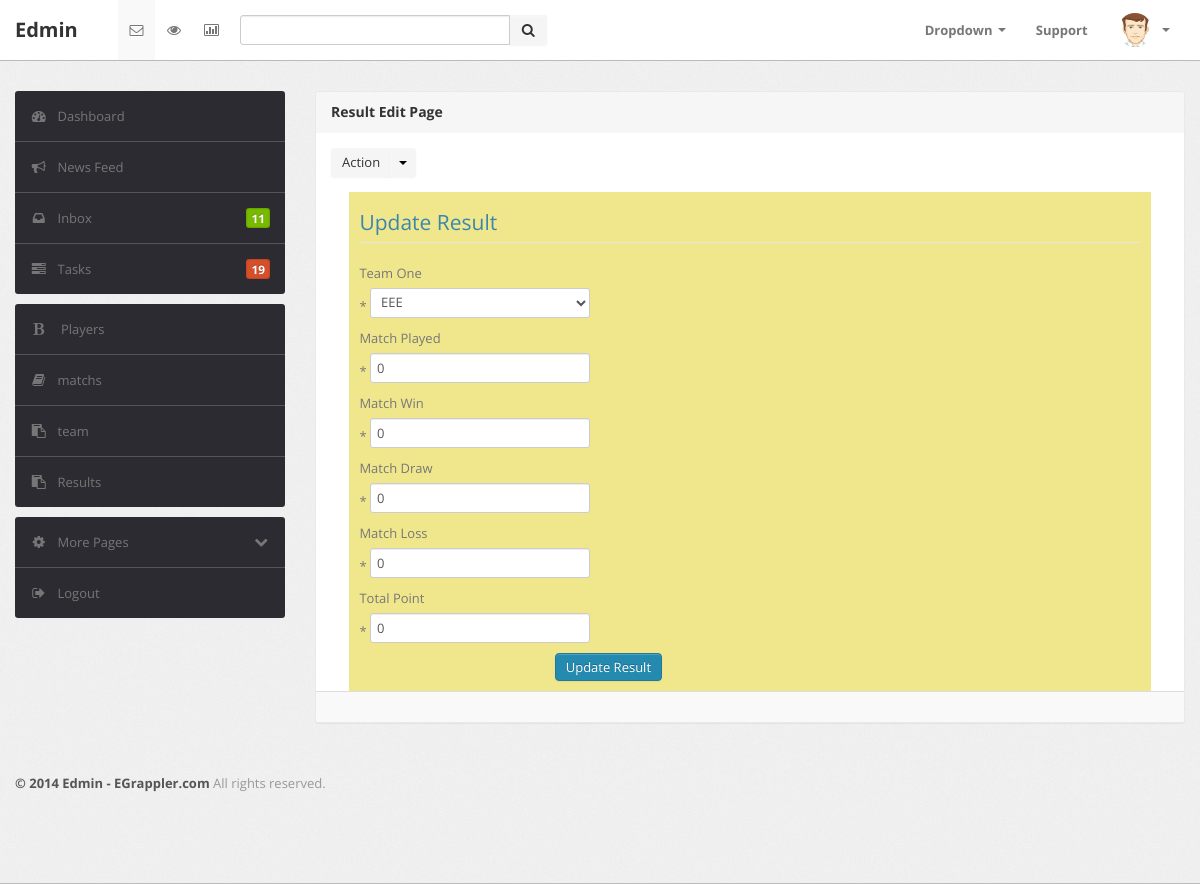
The app's page /Admin/result_edit.php?edit_key=1 with its own data.
### tables this page shows
CREATE TABLE `results` (
  `id` int(11) NOT NULL,
  `team_name` varchar(255) NOT NULL,
  `team_image` varchar(255) NOT NULL,
  `played` int(11) NOT NULL,
  `win` varchar(255) NOT NULL,
  `draw` int(11) NOT NULL DEFAULT 0,
  `loss` varchar(255) NOT NULL,
  `point` int(11) NOT NULL
);

### Admin/result_edit.php (the view, shortened to what this page needs)
<?php include "includes/header.php"; ?>
                    <div class="span9">
                        <div class="content">
                            <div class="module message">
                                <div class="module-head">
                                    <h3>
                                        Result Edit Page</h3>
                                </div>
                                <div class="module-option clearfix">
                                    <div class="pull-left">
                                        <div class="btn-group">
                                            <button class="btn">
                                                Action</button>
                                            <button class="btn dropdown-toggle" data-toggle="dropdown">
                                                <span class="caret"></span>
                                            </button>
                                        </div>
                                    </div>
                                </div>
<?php
    if(isset($_GET['edit_key'])){
      $r_id = $_GET['edit_key'];
      $query = "SELECT * FROM `results` WHERE `id`=$r_id";
      $result = mysqli_query($connect,$query);
      $row = mysqli_fetch_array($result);
      $team_name_db = $row['team_name'];
      $played_db = $row['played'];
      $win_db = $row['win'];
      $draw_db = $row['draw'];
      $loss_db = $row['loss'];
      $point_db = $row['point'];
    }
?>
<div class="inner-page-banner">
      <div  style="margin:auto;width:90%;padding:10px;background:#f0e68c">
      <form action="" method="POST"  enctype="multipart/form-data" role="form">
          <legend class="text-info text-center"> Update Result </legend>
          <div class="form-group">
            <label for="team">Team One</label><span class="text-danger">*</span>
            <select class=" form-control" name="team_name" id="team_name"  required>
            <option value="<?php echo $team_name_db;?>"><?php echo $team_name_db;?></option>
            </select>
          </div>
          <div class="form-group">
            <label for="team">Match Played</label><span class="text-danger">*</span>
            <input type="number" max="100" min="0" class="form-control" name="played" value="<?php echo $played_db;?>" required >
          </div>
          <div class="form-group">
            <label for="team">Match Win</label><span class="text-danger">*</span>
            <input type="number" max="100" min="0" class="form-control" name="win" value="<?php echo $win_db;?>" required>
          </div>
          <div class="form-group">
            <label for="team">Match Draw</label><span class="text-danger">*</span>
            <input type="number" max="100" min="0" class="form-control" name="draw" value="<?php echo $draw_db;?>" required>
          </div>
          <div class="form-group">
            <label for="team">Match Loss</label><span class="text-danger">*</span>
            <input type="number" max="100" min="0" class="form-control" name="loss" value="<?php echo $loss_db;?>" required>
          </div>
          <div class="form-group">
            <label for="team">Total Point</label><span class="text-danger">*</span>
            <input type="number" max="100" min="0" class="form-control" name="point" value="<?php echo $point_db;?>" required>
          </div>
          <div  style="margin:auto;width:50%;">
            <button type="submit" class="btn btn-primary" name="update">Update Result</button>
          </div>
        </form>
</div>
                                <div class="module-foot">
                                </div>
                            </div>
                        </div>
                    </div>
                </div>
            </div>
        </div>
<?php include "includes/footer.php"; ?>

### Admin/css/theme.css (style rules this page uses)
body { font-size: 13px; font-family: 'Open Sans', Arial, sans-serif; background: #fff; color: #777 }
h1, h2, h3, h4, h5, h6 { color: #333; margin-top: 0 }
h3 { font-size: 20px }
form { margin: 0 }
select, textarea, input[type="text"], input[type="password"], input[type="datetime"], input[type="datetime-local"], input[type="date"], input[type="month"], input[type="time"], input[type="week"], input[type="number"], input[type="email"], input[type="url"], input[type="search"], input[type="tel"], input[type="color"], .uneditable-input, label, input, button, select, textarea { -webkit-border-radius: 3px; -moz-border-radius: 3px; border-radius: 3px; font-size: 13px; font-family: 'Open Sans', Tahoma, Arial, sans-serif }
.module { background: #fff; -webkit-border-radius: 3px; -moz-border-radius: 3px; border-radius: 3px; border: 1px solid #ccc; border-bottom-color: #bbb; -webkit-box-shadow: 0 0 1px rgba(0,0,0,0.2); -moz-box-shadow: 0 0 1px rgba(0,0,0,0.2); box-shadow: 0 0 1px rgba(0,0,0,0.2); margin-bottom: 30px }
.btn, .btn-box { -webkit-border-radius: 3px; -moz-border-radius: 3px; border-radius: 3px }
.btn { font-size: 13px; font-weight: 600 }
.btn-group>.btn:first-child { -webkit-border-top-left-radius: 3px; -moz-border-radius-topleft: 3px; border-top-left-radius: 3px; -webkit-border-bottom-left-radius: 3px; -moz-border-radius-bottomleft: 3px; border-bottom-left-radius: 3px }
.btn-group>.btn, .btn-group>.dropdown-menu, .btn-group>.popover { font-size: 13px }
.btn { display: inline-block; margin-bottom: 0; font-weight: 400; text-align: center; vertical-align: middle; cursor: pointer; background-image: none; border: 1px solid transparent; white-space: nowrap; padding: 4px 10px; font-size: 13px; line-height: 1.42857; border-radius: 4px; -webkit-user-select: none; -moz-user-select: none; -ms-user-select: none; user-select: none }
.btn-primary { color: #fff; background-color: #248aaf; border-color: #20799a }
.module { box-shadow: 0 0 3px rgba(0,0,0,.1); border-color: #e9e9e9; margin-bottom: 20px; background-color: #fff; border-radius: 4px; -webkit-box-shadow: 0 1px 1px rgba(0,0,0,.05); box-shadow: 0 1px 1px rgba(0,0,0,.05); }
.module-head { color: #767676; background-color: #f6f6f6; border-color: #e9e9e9; padding: 10px 15px; border-bottom: 1px solid transparent; border-top-right-radius: 3px; border-top-left-radius: 3px; }
.module-head h3 { font-size: 14px; line-height: 20px; height: 20px; margin: 0 }
.module-option { border-bottom: 1px solid #e5e5e5; padding: 15px 0; margin: 0 15px }
.module-foot { background: #f9f9f9; border-top: 1px solid #ddd; -webkit-border-radius: 0 0 2px 2px; -moz-border-radius: 0 0 2px 2px; border-radius: 0 0 2px 2px; padding: 15px }
.message .module-option { border-bottom: 0 }

### records on screen
results: team_name "EEE", played "0", win "0", draw "0", loss "0", point "0"
